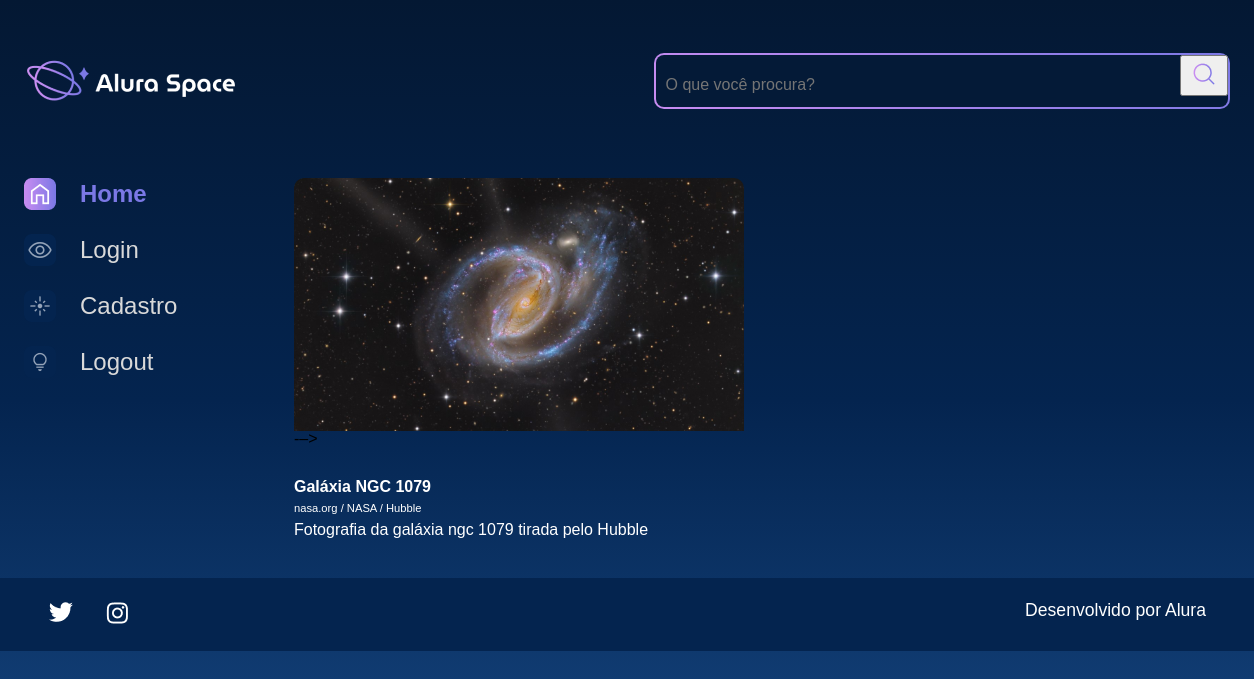
Screenshot of /imagem/2 with the database file from the repository.
### galeria/models.py (models this page shows, shortened)
class Fotografia(models.Model):
    OPCOES_CATEGORIA = [
        ("NEBULOSA", "Nebulosa"),
        ("ESTRELA", "Estrela"),
        ("GALÁXIA", "Galáxia"),
        ("PLANETA", "Planeta"),
    ]
    nome = models.CharField(max_length=100, null=False, blank=False)
    legenda = models.CharField(max_length=150, null=False, blank=False)
    categoria = models.CharField(max_length=100, choices=OPCOES_CATEGORIA, default="")
    descricao = models.TextField(null=False, blank=False)
    foto = models.ImageField(upload_to="fotos/%Y/%m/%d/", blank=True)
    publicada = models.BooleanField(default=False)
    data_fotografia = models.DateTimeField(default=datetime.now, blank=False)
    usuario = models.ForeignKey(
        to=User,
        on_delete=models.SET_NULL,
        null=True,
        blank=False,
        related_name="user",
    )

### galeria/views.py (the view)
# urls.py: path("imagem/<int:foto_id>", imagem, name="imagem"),
def imagem(request, foto_id):
    fotografia = get_object_or_404(Fotografia, pk=foto_id)
    return render(request, "galeria/imagem.html", {"fotografia": fotografia})

### templates/galeria/imagem.html
{% extends 'galeria/base.html' %}
{% load static %}
{% block content %}
            <section class="conteudo">
                <section class="imagem">
                    <div class="imagem__conteudo">
                        {% if fotografia.foto == "" or fotografia.foto == null %}
                            <img class="card__imagem" src="{% static '/assets/imagens/galeria/not-found.jpg' %}{{fotografia.foto}}" alt="foto">
                        {% else %}
                            <img class="card__imagem" src="{{ fotografia.foto.url}}" alt="foto">
                        {% endif %}
                        <!–-  <img class="imagem__imagem" src="{% static '/assets/imagens/galeria/'%}{{fotografia.foto}}"> -–>
                        <div class="imagem__info">
                            <div class="imagem__texto">
                                <p class="imagem__titulo">{{fotografia.nome}}</p>
                                <p class="imagem__descricao">{{fotografia.legenda}}</p>
                                <p class="imagem__texto">{{fotografia.descricao}}</p>
                            </div>
                        </div>
                    </div>
                </section>
            </section>
        </main>
    </div>
{% endblock %}

### setup/static/styles/style.css (style rules this page uses)
html, body, div, span, applet, object, iframe, h1, h2, h3, h4, h5, h6, p, blockquote, pre, a, abbr, acronym, address, big, cite, code, del, dfn, em, img, ins, kbd, q, s, samp, small, strike, strong, sub, sup, tt, var, b, u, i, center, dl, dt, dd, ol, ul, li, fieldset, form, label, legend, table, caption, tbody, tfoot, thead, tr, th, td, article, aside, canvas, details, embed, figure, figcaption, footer, header, hgroup, menu, nav, output, ruby, section, summary, time, mark, audio, video { margin: 0; padding: 0; border: 0; font-size: 100%; font: inherit; vertical-align: baseline; }
article, aside, details, figcaption, figure, footer, header, hgroup, menu, nav, section { display: block; }
body { line-height: 1; font-family: 'Space Grotesk', sans-serif; min-height: 100vh; background: linear-gradient(#041833,#04244F,#154580); background-repeat: no-repeat; background-position: center; background-size: cover; }
.card__imagem { width: 450px; border-radius: 10px 10px 0 0; }
.imagem { display: flex; justify-content: center; align-items: center; }
.imagem__conteudo { background-color: transparent; display: flex; flex-direction: column; border-radius: 20px 20px 0 0; width: 950px; }
.imagem__info { font-size: 1.2rem; display: flex; justify-content: space-between; align-items: center; margin-bottom: 1rem; margin-top: 1rem; }
.imagem__texto { display: flex; flex-direction: column; justify-content: space-between; color: #FFFFFF; margin-top: 0.5rem; }
.imagem__titulo { font-weight: bold; line-height: 2rem; color: #FFFFFF; }
.imagem__texto { font-size: 1rem; }
.imagem__descricao { font-size: 0.7rem; }

### rows the page displays
Fotografia: foto (picture), nome "Galáxia NGC 1079", legenda "nasa.org / NASA / Hubble", descricao "Fotografia da galáxia ngc 1079 tirada pelo Hubble"
